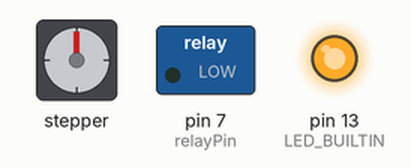
This sketch was run on a simulated Arduino Uno, built with avr-gcc and run on an emulated ATmega328P. Parts: stepper motor, switched loads named in the sketch (green lamp = pin HIGH), output pins drawn as LEDs (lit = HIGH). Wiring (inferred from the names in the program): stepper motor driver (200 steps per turn assumed): step pin 3; direction pin 2. Pins used as bus, display or sensor lines are not drawn.

Above: at 3.05 s.
At 3.7 s:
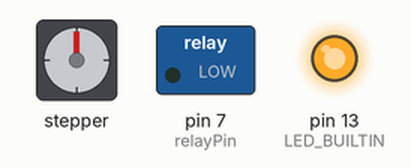
At 4.35 s:
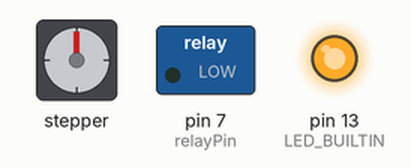
At 5.65 s:
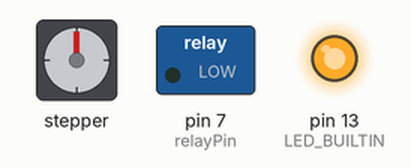
At 6.95 s:
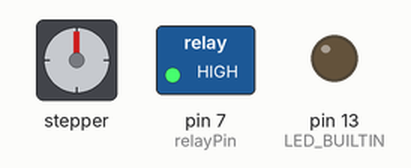
At 8.3 s:
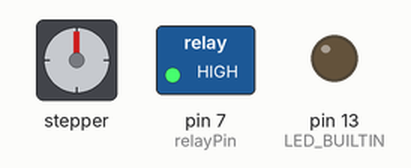
Timing chart, 0 to 10.0 s (numbered marks = the images above):
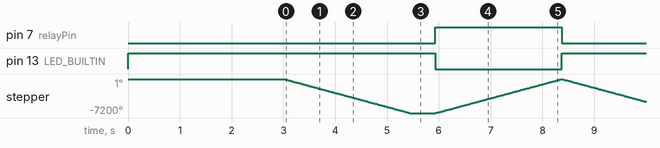

The sketch:

OfflineTest.ino
```cpp
// Snippet to test circuit before connecting to cloud.
// If all goes well, you should observe:
//    - Motor turns once in each direction, 10 times.
//    - Bulb connected to the relay should turn on and off, 10 times.
//    - LED built in to the MKR1000 should light up in sync with the bulb.
//    - Stepper motor should not overheat if you leave the circuit on for 10 minutes.

const int stepPin = 3;
const int dirPin = 2;
const int sleepPin = 4;
const int resetPin = 5;
const int relayPin = 7;

void setup() {
  pinMode(LED_BUILTIN, OUTPUT);
  digitalWrite(LED_BUILTIN,HIGH);

  // Sets output pins
  pinMode(dirPin, OUTPUT);
  pinMode(stepPin, OUTPUT);
  pinMode(sleepPin, OUTPUT);
  pinMode(resetPin, OUTPUT);
  pinMode(relayPin, OUTPUT);

  // Pull reset pin to high for enabling driver
  digitalWrite(resetPin, HIGH);

  // Cut off current to stepper when not in use
  digitalWrite(sleepPin, LOW);

  delay(3000);
}


void loop() {
  digitalWrite(sleepPin, HIGH);     // Wake up driver

  // Ten cycles
  for(int i=0;i<10;i++) {
    digitalWrite(relayPin, LOW);    // Turn light on
    digitalWrite(dirPin,LOW);       // Set to one direction
    digitalWrite(LED_BUILTIN,HIGH);

     // Make 400 steps for a single rotation
    for(int x = 0; x < 4000; x++) {
      digitalWrite(stepPin,HIGH);
      delayMicroseconds(300);
      digitalWrite(stepPin,LOW);
      delayMicroseconds(300);
    }

    delay(500);                     // Wait half a second

    digitalWrite(relayPin, HIGH);   // Turn light off
    digitalWrite(dirPin,HIGH);      // Set to the other direction
    digitalWrite(LED_BUILTIN,LOW);

    // Make 400 steps for a single rotation
    for(int x = 0; x < 4000; x++) {
      digitalWrite(stepPin,HIGH);
      delayMicroseconds(300);
      digitalWrite(stepPin,LOW);
      delayMicroseconds(300);
    }
  }

  digitalWrite(sleepPin, LOW);      // Put driver to sleep
}
```

Measured:
- by itself, pin 7 (relayPin): alternates HIGH for 2.4 s and LOW for 2.9 s
- by itself, pin 13 (LED_BUILTIN): alternates HIGH for 2.9 s and LOW for 2.4 s
- by itself, stepper: turns 7200° counter-clockwise in 2.4 s, then 7190° clockwise in 2.4 s, repeating every 5.4 s
